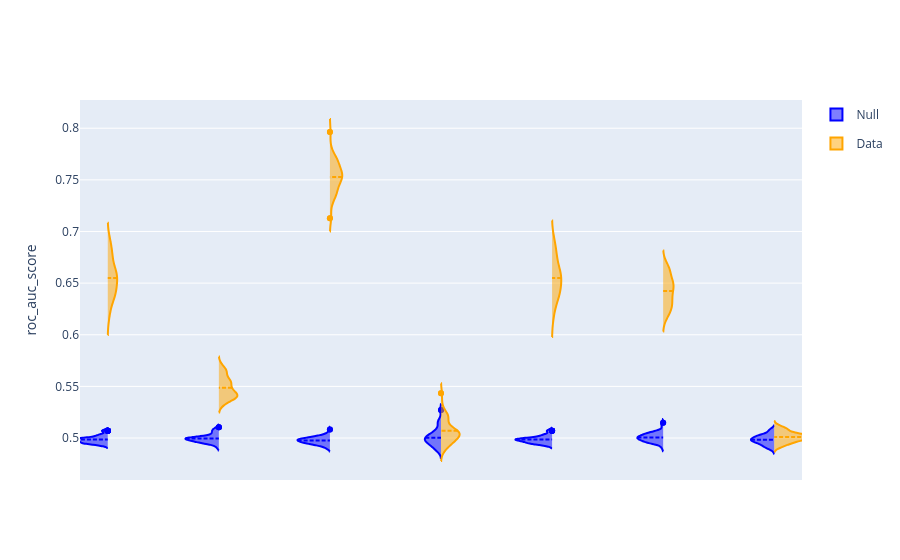

Write notebook code for a chart like this one.
### Code cell
# Child Measures : all other domains

df1 = df_classify[(df_classify['target']=='DX_01_Cat_binarize') & 
                  (df_classify['Assessment']=='Child_Measures')]

cols = ['Physical_Fitness_and_Status', 'Neurologic_Function', 'Physiologic_Function', 'Vision', 'Motor_Skills']

df1 = df1[df1['Domain'].isin(cols)]

interactive_plot(df=df1)

### Figure 1 — Plotly figure (JSON) as saved in the notebook; plotly's stock layout.template omitted (floating-point values rounded to 4 significant figures; data arrays with more than 128 entries replaced by an {"elided": "..."} marker saying what was removed)
{"data": [{"box": {"visible": false}, "legendgroup": "Null", "line": {"color": "blue"}, "meanline": {"visible": true}, "name": "Null", "scalegroup": "Null", "side": "negative", "type": "violin", "x": {"elided": "850 str values"}, "y": {"elided": "850 float values"}}, {"box": {"visible": false}, "legendgroup": "Data", "line": {"color": "orange"}, "meanline": {"visible": true}, "name": "Data", "scalegroup": "Data", "side": "positive", "type": "violin", "x": {"elided": "850 str values"}, "y": {"elided": "850 float values"}}], "layout": {"violingap": 0, "violinmode": "overlay", "xaxis": {"showticklabels": false}, "yaxis": {"title": {"text": "roc_auc_score"}}}}
